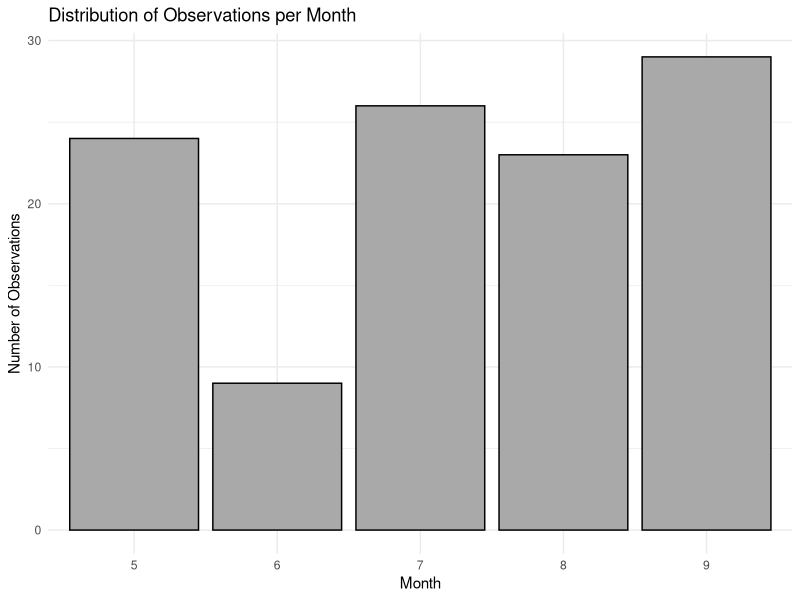
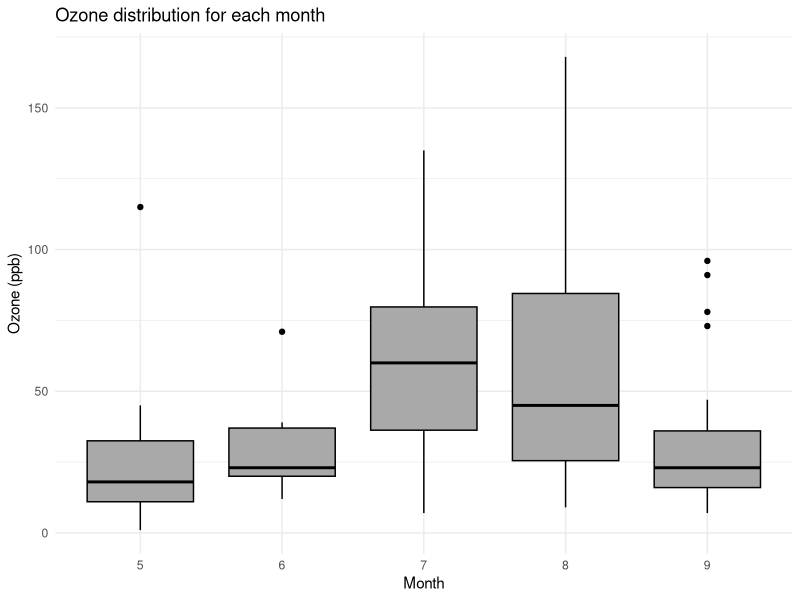
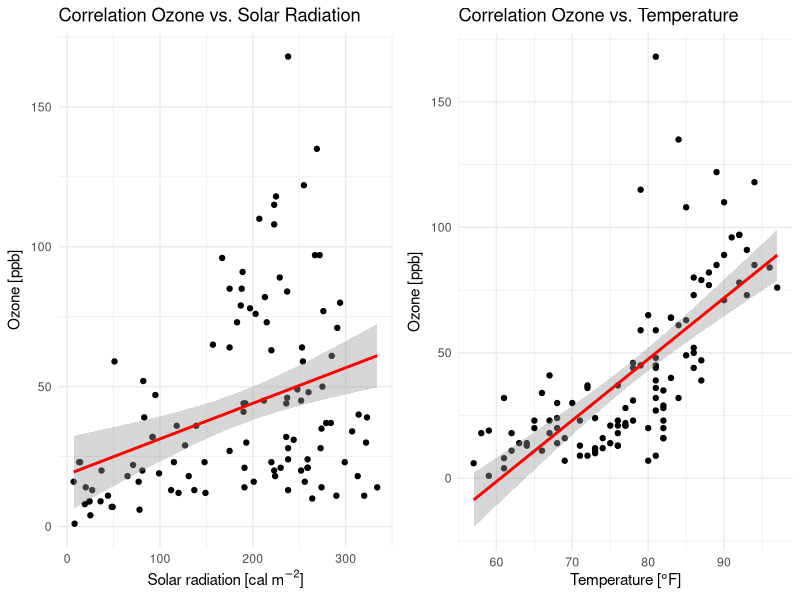
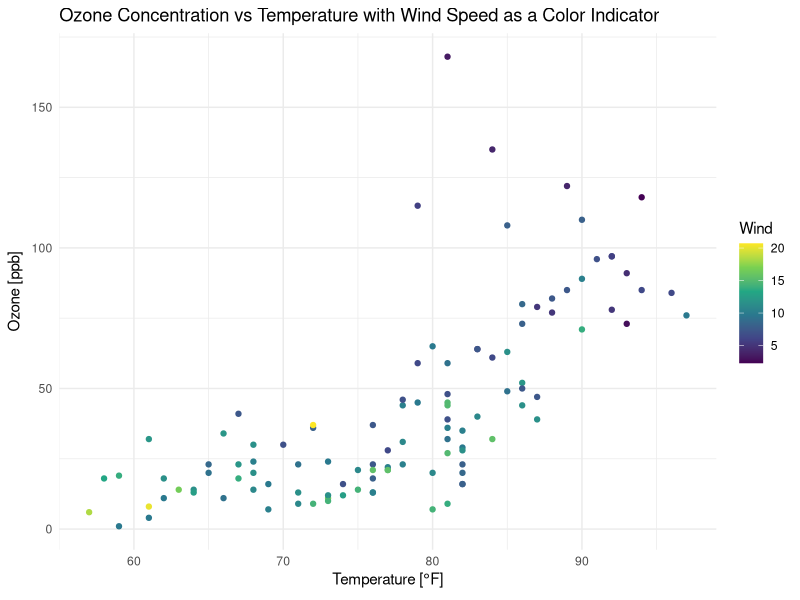

Reproduce these figures in R, in order.
## ---- chunk 1

# load libraries
library(tidyverse)

## ---- chunk 2

# load data set airquality
airquality <- datasets::airquality

## ---- chunk 3

# present the first few rows
knitr::kable(head(airquality))

## ---- chunk 4

# clean data 
airquality_clean <- airquality |> drop_na()

## ---- chunk 5

ggplot(
  data = airquality_clean, 
  aes(x = factor(Month))) +
  geom_bar(fill = "darkgrey", color = "black") +
  labs(
    x = "Month", 
    y = "Number of Observations", 
    title = "Distribution of Observations per Month") +
  theme_minimal()

## ---- chunk 6

# calculate standard deviation
ozone_sd <- sd(airquality_clean$Ozone)

# present result
cat("The ozone standard deviation is:", round(ozone_sd, digits = 2))

## ---- chunk 7

# plot distribution for each month
ggplot(
  data = airquality_clean,
  aes(x = factor(Month), y = Ozone)) +
  geom_boxplot(fill = "darkgrey", color = "black") +
  labs(
    x = "Month", 
    y = "Ozone (ppb)",
    title = "Ozone distribution for each month") +
  theme_minimal()

## ---- chunk 8

# plot correlation between ozone and solar radiation
plot_solar_radiation <- ggplot(
  data = airquality_clean,
  aes(x = Solar.R, y = Ozone)) + 
  geom_point() +
  geom_smooth(method = "lm", color = "red") +
  labs(
    title = "Correlation Ozone vs. Solar Radiation",
    x = expression(paste("Solar radiation [cal m"^-2, "]")), 
    y = expression(paste("Ozone [ppb]"))) +
  theme_minimal()


# plot correlation between ozone and temperature
plot_temp <- ggplot(
  data = airquality_clean,
  aes(x = Temp, y = Ozone)) + 
  geom_point() +
  geom_smooth(method = "lm", color = "red") +
  labs(
    title = "Correlation Ozone vs. Temperature",
    x = expression(paste("Temperature [", degree, "F]")),  # Using 'degree' for the degree symbol
    y = expression(paste("Ozone [ppb]"))) +
  theme_minimal()


# Combine plots side by side
cowplot::plot_grid(plot_solar_radiation, plot_temp, ncol = 2)

## ---- chunk 9

# calculate pearson correlation coefficients
cor_solar <- cor(x = airquality_clean$Ozone, y = airquality_clean$Solar.R, method = "pearson")
cor_temp <- cor(x = airquality_clean$Ozone, y = airquality_clean$Temp, method = "pearson")

# store results in a data frame
pearson_cor <- data.frame(
  Correlated_Variables = c("Ozone vs Solar Radiation", "Ozone vs Temperature"),
  Pearson_Correlation = c(cor_solar, cor_temp))

# present pearson correlation coefficients
knitr::kable(pearson_cor)

## ---- chunk 10

# plot ozone concentration vs temperature, incorporating wind speed through color
ggplot(
  data = airquality_clean,
  aes(x = Temp, y = Ozone, colour = Wind)) + 
  geom_point() +
  scale_color_viridis_c() + 
  labs(
    title = "Ozone Concentration vs Temperature with Wind Speed as a Color Indicator",
    x = expression(paste("Temperature [", degree, "F]")),  # Using 'degree' for the degree symbol
    y = expression(paste("Ozone [ppb]"))) +
  theme_minimal()

